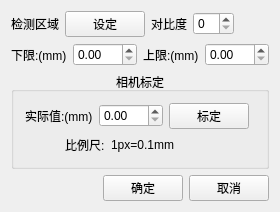
<?xml version="1.0" encoding="UTF-8"?>
<ui version="4.0">
 <class>CDlgHoriSize</class>
 <widget class="CItemDlg" name="CDlgHoriSize">
  <property name="geometry">
   <rect>
    <x>0</x>
    <y>0</y>
    <width>266</width>
    <height>193</height>
   </rect>
  </property>
  <property name="windowTitle">
   <string>横向尺寸对话框</string>
  </property>
  <layout class="QGridLayout" name="gridLayout">
   <item row="0" column="0">
    <layout class="QHBoxLayout" name="horizontalLayout_3">
     <item>
      <widget class="QLabel" name="label_6">
       <property name="text">
        <string>检测区域</string>
       </property>
      </widget>
     </item>
     <item>
      <widget class="QPushButton" name="btnSizeRect">
       <property name="text">
        <string>设定</string>
       </property>
      </widget>
     </item>
     <item>
      <widget class="QLabel" name="label_7">
       <property name="text">
        <string>对比度</string>
       </property>
      </widget>
     </item>
     <item>
      <widget class="QSpinBox" name="spinEdge"/>
     </item>
     <item>
      <spacer name="horizontalSpacer_4">
       <property name="orientation">
        <enum>Qt::Horizontal</enum>
       </property>
       <property name="sizeHint" stdset="0">
        <size>
         <width>20</width>
         <height>20</height>
        </size>
       </property>
      </spacer>
     </item>
    </layout>
   </item>
   <item row="1" column="0">
    <layout class="QHBoxLayout" name="horizontalLayout_4">
     <item>
      <widget class="QLabel" name="label_4">
       <property name="text">
        <string>下限:(mm)</string>
       </property>
      </widget>
     </item>
     <item>
      <widget class="QDoubleSpinBox" name="spinLower">
       <property name="maximum">
        <double>999.990000000000009</double>
       </property>
      </widget>
     </item>
     <item>
      <widget class="QLabel" name="label_5">
       <property name="text">
        <string>上限:(mm)</string>
       </property>
      </widget>
     </item>
     <item>
      <widget class="QDoubleSpinBox" name="spinUpper">
       <property name="maximum">
        <double>999.990000000000009</double>
       </property>
      </widget>
     </item>
    </layout>
   </item>
   <item row="2" column="0">
    <widget class="QGroupBox" name="groupBox">
     <property name="title">
      <string>相机标定</string>
     </property>
     <property name="alignment">
      <set>Qt::AlignHCenter|Qt::AlignTop</set>
     </property>
     <layout class="QFormLayout" name="formLayout">
      <item row="0" column="0">
       <layout class="QHBoxLayout" name="horizontalLayout_2">
        <item>
         <widget class="QLabel" name="label">
          <property name="text">
           <string>实际值:(mm)</string>
          </property>
         </widget>
        </item>
        <item>
         <widget class="QDoubleSpinBox" name="spinReal">
          <property name="maximum">
           <double>999.990000000000009</double>
          </property>
         </widget>
        </item>
        <item>
         <widget class="QPushButton" name="btnCalib">
          <property name="text">
           <string>标定</string>
          </property>
         </widget>
        </item>
       </layout>
      </item>
      <item row="1" column="0">
       <layout class="QHBoxLayout" name="horizontalLayout">
        <item>
         <spacer name="horizontalSpacer">
          <property name="orientation">
           <enum>Qt::Horizontal</enum>
          </property>
          <property name="sizeHint" stdset="0">
           <size>
            <width>40</width>
            <height>20</height>
           </size>
          </property>
         </spacer>
        </item>
        <item>
         <widget class="QLabel" name="label_2">
          <property name="text">
           <string>比例尺:</string>
          </property>
         </widget>
        </item>
        <item>
         <widget class="QLabel" name="labelRuler">
          <property name="text">
           <string>1px=0.1mm</string>
          </property>
         </widget>
        </item>
        <item>
         <spacer name="horizontalSpacer_3">
          <property name="orientation">
           <enum>Qt::Horizontal</enum>
          </property>
          <property name="sizeHint" stdset="0">
           <size>
            <width>40</width>
            <height>20</height>
           </size>
          </property>
         </spacer>
        </item>
       </layout>
      </item>
     </layout>
    </widget>
   </item>
   <item row="3" column="0">
    <layout class="QHBoxLayout" name="horizontalLayout_5">
     <item>
      <spacer name="horizontalSpacer_2">
       <property name="orientation">
        <enum>Qt::Horizontal</enum>
       </property>
       <property name="sizeHint" stdset="0">
        <size>
         <width>71</width>
         <height>20</height>
        </size>
       </property>
      </spacer>
     </item>
     <item>
      <widget class="QPushButton" name="okButton">
       <property name="text">
        <string>确定</string>
       </property>
      </widget>
     </item>
     <item>
      <widget class="QPushButton" name="cancelButton">
       <property name="text">
        <string>取消</string>
       </property>
      </widget>
     </item>
    </layout>
   </item>
  </layout>
 </widget>
 <layoutdefault spacing="6" margin="11"/>
 <customwidgets>
  <customwidget>
   <class>CItemDlg</class>
   <extends>QWidget</extends>
   <header>citemdlg.h</header>
   <container>1</container>
  </customwidget>
 </customwidgets>
 <resources/>
 <connections>
  <connection>
   <sender>okButton</sender>
   <signal>clicked()</signal>
   <receiver>CDlgHoriSize</receiver>
   <slot>accept()</slot>
   <hints>
    <hint type="sourcelabel">
     <x>258</x>
     <y>265</y>
    </hint>
    <hint type="destinationlabel">
     <x>192</x>
     <y>236</y>
    </hint>
   </hints>
  </connection>
  <connection>
   <sender>cancelButton</sender>
   <signal>clicked()</signal>
   <receiver>CDlgHoriSize</receiver>
   <slot>reject()</slot>
   <hints>
    <hint type="sourcelabel">
     <x>328</x>
     <y>270</y>
    </hint>
    <hint type="destinationlabel">
     <x>177</x>
     <y>263</y>
    </hint>
   </hints>
  </connection>
 </connections>
 <slots>
  <slot>accept()</slot>
  <slot>reject()</slot>
 </slots>
</ui>
